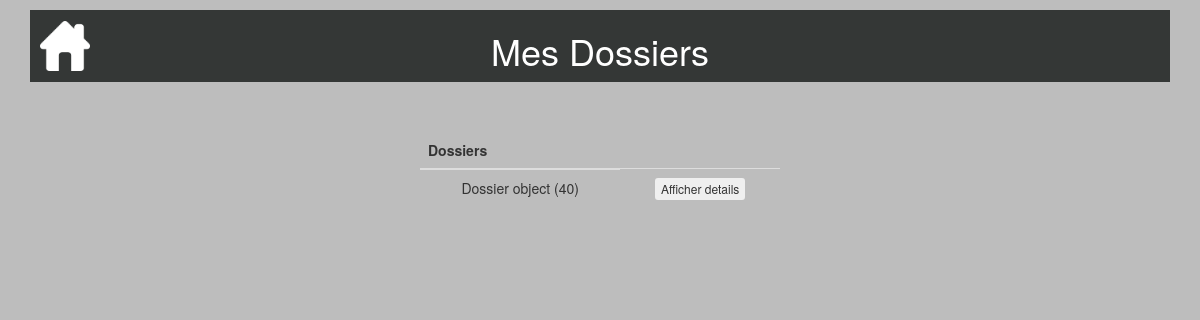
The page /consulterdossier/ (signed in) on the database as committed earlier.
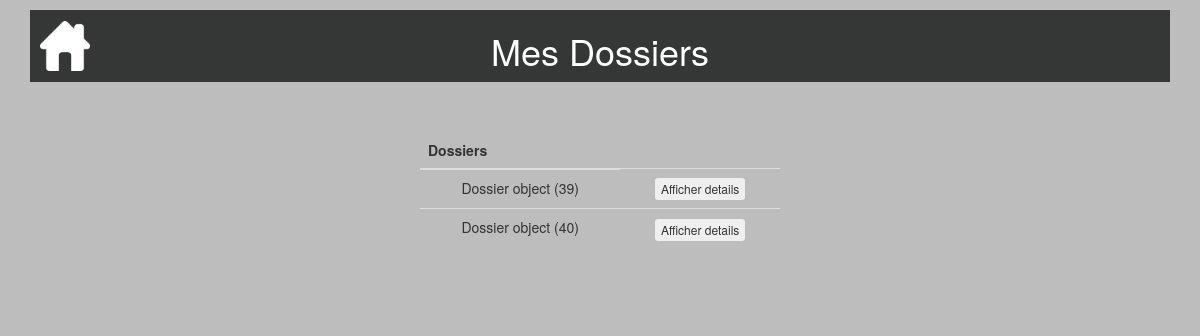
The same page on the database as committed later.
### calculdej/models.py (models this page shows, shortened)
class Dossier(models.Model):
    date = models.DateTimeField(default=timezone.now, blank=True, verbose_name="Date création")
    auteur = models.ForeignKey(settings.AUTH_USER_MODEL, on_delete=models.CASCADE)
    imc = models.DecimalField(default=0.00,max_digits=5, decimal_places=2)
    age = models.IntegerField(default=0)
    de = models.DecimalField(default=0.00,max_digits=5, decimal_places=2)
    sexe = models.CharField(default="",max_length=1)
    dernier = models.BooleanField(default=True)

### consulterdossier/views.py (the view)
# urls.py: url('consulterdossier/', include('consulterdossier.urls')),
@login_required
def consulterdossier(request):
    dossiers = Dossier.objects.filter(auteur=request.user)
    if request.method == 'POST' and 'btnaffdetails' in request.POST:
        id_dossier = int(request.POST.get('btnaffdetails'))
        dossier = Dossier.objects.get(id=id_dossier)
        date = dossier.date
        imc = dossier.imc
        de = dossier.de
    return render(request, 'consulterdossier/consulterdossier.html', locals())

### consulterdossier/templates/consulterdossier/consulterdossier.html (shortened to what this page needs)
{% extends "base.html" %}
{% block header %}<h1>Mes Dossiers</h1>{% endblock %}
{% block content %}
<table class="table">
  <thead>
       <tr>
           <th>Dossiers</th>
       </tr>
   </thead>
   <tbody>
       {% for d in dossiers %}
       <tr>
           <td>{{ d }} </td>
           <td>
             <form method="post">
                 <button onclick="details()" class="btn btn-xs" type="submit" name="btnaffdetails" value="{{d.id}}">Afficher details</button>
             </form>
          </td>
       </tr>
      {%endfor%}
    </tbody>
</table>
{% endblock %}

Rows that differ between the two databases and show on the page:
added Dossier: id "Dossier object (39)"
